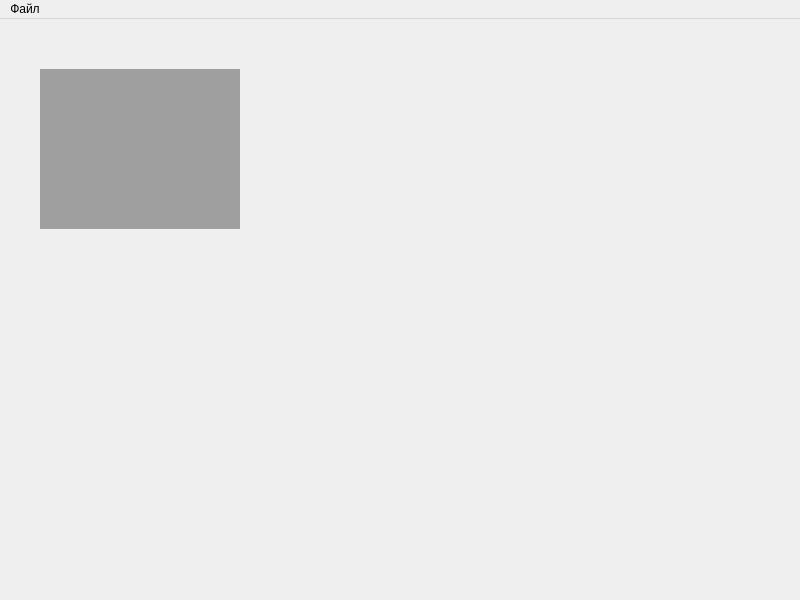
<?xml version="1.0" encoding="UTF-8"?>
<ui version="4.0">
 <class>MainWindow</class>
 <widget class="QMainWindow" name="MainWindow">
  <property name="geometry">
   <rect>
    <x>0</x>
    <y>0</y>
    <width>800</width>
    <height>600</height>
   </rect>
  </property>
  <property name="windowTitle">
   <string>MainWindow</string>
  </property>
  <widget class="QWidget" name="centralWidget">
   <widget class="QMdiArea" name="mdiArea">
    <property name="geometry">
     <rect>
      <x>40</x>
      <y>50</y>
      <width>200</width>
      <height>160</height>
     </rect>
    </property>
   </widget>
  </widget>
  <widget class="QMenuBar" name="menuBar">
   <property name="geometry">
    <rect>
     <x>0</x>
     <y>0</y>
     <width>800</width>
     <height>22</height>
    </rect>
   </property>
   <widget class="QMenu" name="menu">
    <property name="title">
     <string>Файл</string>
    </property>
    <widget class="QMenu" name="menu_2">
     <property name="title">
      <string>Сменить источник сырья</string>
     </property>
     <addaction name="action_3"/>
     <addaction name="action_4"/>
    </widget>
    <addaction name="menu_2"/>
    <addaction name="separator"/>
    <addaction name="action_6"/>
    <addaction name="action_7"/>
    <addaction name="separator"/>
    <addaction name="actOptions"/>
    <addaction name="separator"/>
    <addaction name="actExit"/>
   </widget>
   <addaction name="menu"/>
  </widget>
  <action name="actExit">
   <property name="text">
    <string>Выход</string>
   </property>
  </action>
  <action name="action_3">
   <property name="checkable">
    <bool>true</bool>
   </property>
   <property name="text">
    <string>Давальческое сырье</string>
   </property>
  </action>
  <action name="action_4">
   <property name="checkable">
    <bool>true</bool>
   </property>
   <property name="text">
    <string>Собственное сырье</string>
   </property>
  </action>
  <action name="action_6">
   <property name="text">
    <string>Архивировать базу данных...</string>
   </property>
  </action>
  <action name="action_7">
   <property name="text">
    <string>Восстановить базу данных...</string>
   </property>
  </action>
  <action name="actOptions">
   <property name="text">
    <string>Настройки...</string>
   </property>
  </action>
 </widget>
 <resources/>
 <connections/>
</ui>
